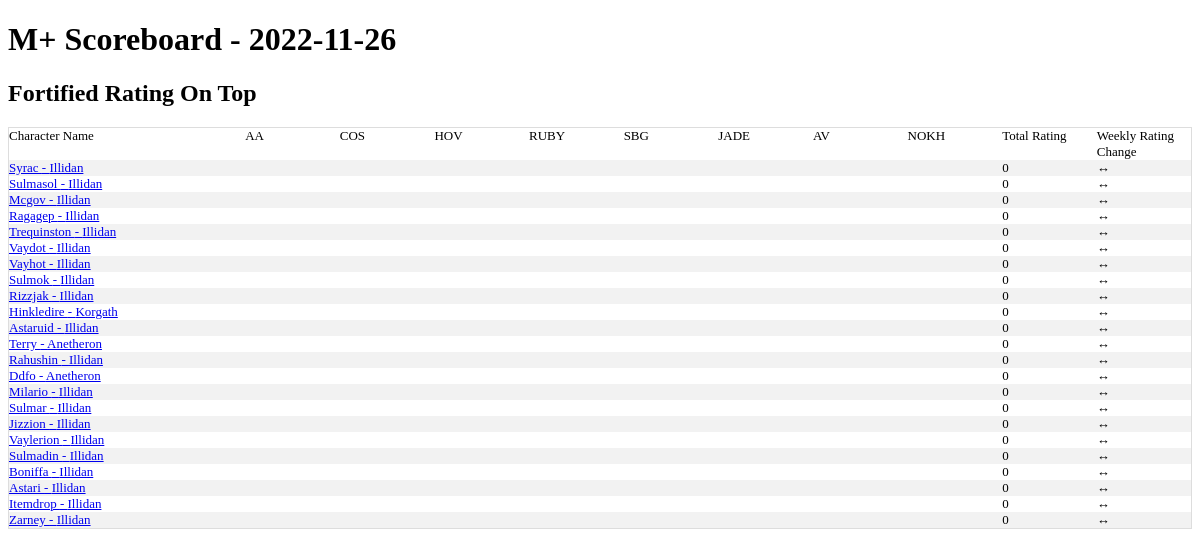
The page / on the database its author committed.
### tables this page shows
CREATE TABLE season_best_pivot_ext(
  name TEXT,
  realm TEXT,
  region TEXT,
  scoreboard_date TEXT,
  total_rating,
  "Algeth'ar Academy Fortified",
  "Algeth'ar Academy Tyrannical",
  "Court of Stars Fortified",
  "Court of Stars Tyrannical",
  "Halls of Valor Fortified",
  "Halls of Valor Tyrannical",
  "Ruby Life Pools Fortified",
  "Ruby Life Pools Tyrannical",
  "Shadowmoon Burial Grounds Fortified",
  "Shadowmoon Burial Grounds Tyrannical",
  "Temple of the Jade Serpent Fortified",
  "Temple of the Jade Serpent Tyrannical",
  "The Azure Vault Fortified",
  "The Azure Vault Tyrannical",
  "The Nokhud Offensive Fortified",
  "The Nokhud Offensive Tyrannical",
  daily_rating_change,
  pr_AA_for TEXT,
  pr_AA_tyr TEXT,
  pr_COS_for TEXT,
  pr_COS_tyr TEXT,
  pr_HOV_for TEXT,
  pr_HOV_tyr TEXT,
  pr_RUBY_for TEXT,
  pr_RUBY_tyr TEXT,
  pr_SBG_for TEXT,
  pr_SBG_tyr TEXT,
  pr_JADE_for TEXT,
  pr_JADE_tyr TEXT,
  pr_AV_for TEXT,
  pr_AV_tyr TEXT,
  pr_NOKH_for TEXT,
  pr_NOKH_tyr TEXT
);

CREATE TABLE base_characters (
                name TEXT
                ,realm TEXT
                ,region TEXT
                ,unique_key TEXT UNIQUE
                );

### app.py (the view)
@app.route('/')
def index():
    conn = create_connection()
    cursor  = conn.cursor()
    data = cursor.execute("""select * from base_characters base left join season_best_pivot_ext piv
    on upper(base.name) = upper(piv.name)
    and upper(base.realm) = upper(piv.realm)
    and upper(base.region) = upper(piv.region)
    --where scoreboard_date = (select max(scoreboard_date) from  season_best_pivot_ext)
    where scoreboard_date = "2022-11-26"

    order by total_rating desc""").fetchall()
    max_date = cursor.execute('select max(scoreboard_date) as max_date from season_best_pivot_ext').fetchone()
    print('hi')
    return render_template('index.html',data=data,max_date = max_date)

### app.py (called while the page is built)
def create_connection():
    conn = None
    try:
        file ="/home/terrysey/MythicPlus/mplus.db"
        conn = sqlite3.connect(file
        ,detect_types=sqlite3.PARSE_DECLTYPES)
        conn.row_factory=sqlite3.Row
        return conn
    except Error as e:
        print(e)
        try:
            file="/Users/terryseyler/git/mythicplus/mplus.db"
            conn = sqlite3.connect(file
            ,detect_types=sqlite3.PARSE_DECLTYPES)
            conn.row_factory=sqlite3.Row
            return conn
        except Error as e:
            print(e)
            try:
                file="C:/Users/tlsey/git/MythicPlus/mplus.db"
                conn = sqlite3.connect(file
                ,detect_types=sqlite3.PARSE_DECLTYPES)
                conn.row_factory=sqlite3.Row
                return conn
            except Error as e:
                print(e)

### templates/index.html (shortened to what this page needs)
<!doctype html>
<link rel="stylesheet" href="{{ url_for('static', filename='style.css') }}">
<html>
<h1>M+ Scoreboard - {{max_date['max_date']}} </h1>
<h2>Fortified Rating On Top</h2>
<table class="scoreboard">
<tr>
    <td class="scoreboard_char_name">Character Name</td>
    <td class="scoreboard_attributes">AA</td>
    <td class="scoreboard_attributes">COS</td>
    <td class="scoreboard_attributes">HOV</td>
    <td class="scoreboard_attributes">RUBY</td>
    <td class="scoreboard_attributes">SBG</td>
    <td class="scoreboard_attributes">JADE</td>
    <td class="scoreboard_attributes">AV</td>
    <td class="scoreboard_attributes">NOKH</td>
    <td class="scoreboard_attributes">Total Rating</td>
    <td class="scoreboard_attributes">Weekly Rating Change</td>
</tr>
{% for data in data %}
<tr>
    <td class="scoreboard_char_name"><a href="{{url_for('character_name',character_name=data['name'],realm=data['realm'],region=data['region'])}}">{{ data['name'] }} - {{data['realm']}}</a></td>
    <td class="scoreboard_attributes">
    <br>
    </td>
    <td class="scoreboard_attributes">
    <br>
    </td>
    <td class="scoreboard_attributes">
    <br>
    </td>
    <td class="scoreboard_attributes">
    <br>
    </td>
    <td class="scoreboard_attributes">
    <br>
    </td>
    <td class="scoreboard_attributes">
    <br>
    </td>
    <td class="scoreboard_attributes">
    <br>
    </td>
    <td class="scoreboard_attributes">
    <br>
    </td>
    <td class="scoreboard_attributes">{{ data['total_rating'] }}</td>
   {% if data['daily_rating_change'] > 0 %}
     <td class="scoreboard_attributes">&uarr; {{ data['daily_rating_change'] }}</td>
   {% elif data['daily_rating_change']  < 0 %}
     <td class="scoreboard_attributes">&darr;{{ data['daily_rating_change'] }}</td>
   {% else %}
     <td class="scoreboard_attributes">&harr;</td>
   {% endif %}
{% endfor %}
</table>
</html>

### static/style.css (style rules this page uses)
table.scoreboard { border-collapse: collapse; border-spacing: 0; width: 100%; border: 1px solid #ddd; }
th, td { text-align: left; vertical-align:top; padding: 0px; font-size: 13px; }
tr:nth-child(even) { background-color: #f2f2f2; }
td.scoreboard_char_name { width:20%; }
td.scoreboard_attributes { width:8%; }

### rows shown on the page
season_best_pivot_ext: name "Syrac", realm "Illidan", total_rating "0"
season_best_pivot_ext: name "Sulmasol", realm "Illidan", total_rating "0"
season_best_pivot_ext: name "Mcgov", realm "Illidan", total_rating "0"
season_best_pivot_ext: name "Ragagep", realm "Illidan", total_rating "0"
season_best_pivot_ext: name "Trequinston", realm "Illidan", total_rating "0"
season_best_pivot_ext: name "Vaydot", realm "Illidan", total_rating "0"
season_best_pivot_ext: name "Vayhot", realm "Illidan", total_rating "0"
season_best_pivot_ext: name "Sulmok", realm "Illidan", total_rating "0"
season_best_pivot_ext: name "Rizzjak", realm "Illidan", total_rating "0"
season_best_pivot_ext: name "Hinkledire", realm "Korgath", total_rating "0"
season_best_pivot_ext: name "Astaruid", realm "Illidan", total_rating "0"
season_best_pivot_ext: name "Terry", realm "Anetheron", total_rating "0"
season_best_pivot_ext: name "Rahushin", realm "Illidan", total_rating "0"
season_best_pivot_ext: name "Ddfo", realm "Anetheron", total_rating "0"
season_best_pivot_ext: name "Milario", realm "Illidan", total_rating "0"
season_best_pivot_ext: name "Sulmar", realm "Illidan", total_rating "0"
season_best_pivot_ext: name "Jizzion", realm "Illidan", total_rating "0"
season_best_pivot_ext: name "Vaylerion", realm "Illidan", total_rating "0"
season_best_pivot_ext: name "Sulmadin", realm "Illidan", total_rating "0"
season_best_pivot_ext: name "Boniffa", realm "Illidan", total_rating "0"
season_best_pivot_ext: name "Astari", realm "Illidan", total_rating "0"
season_best_pivot_ext: name "Itemdrop", realm "Illidan", total_rating "0"
season_best_pivot_ext: name "Zarney", realm "Illidan", total_rating "0"

### other values the page prints
{{ max_date['max_date'] }} "2022-11-26"
